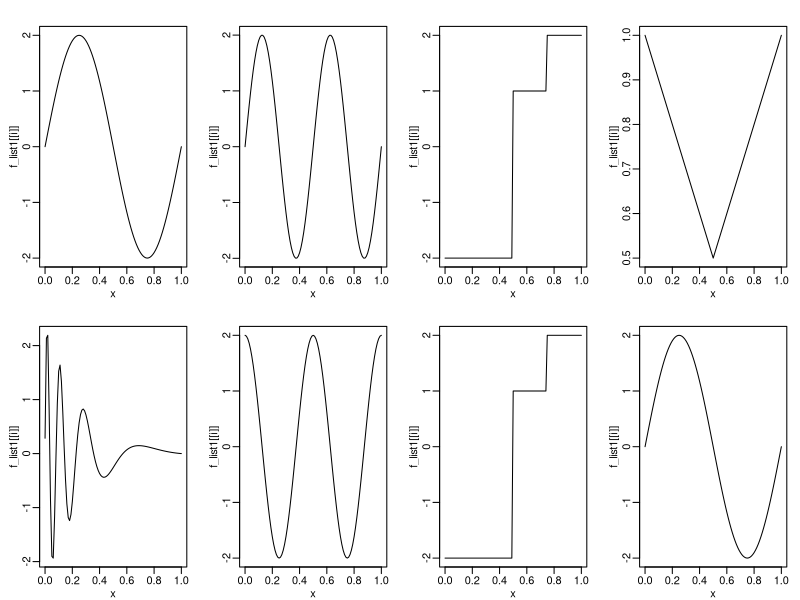

Source code (R):
plotf = function(f){
  u = seq(0, 1, by = 0.01)
  plot(u, f(x=u), type="l")
}


## target functions
doppler = function(x, alpha){
  1.5/exp(4*x) * sin((2 * pi * (1 + 2 ^ (( 9 - 4 * alpha ) / 5))) /(x + 2 ^ ((9 - 4 * alpha) / 5)))
}

hun1 = function(x){
  -4*log(x+1) * sin(4*pi*x)
}

hun2 = function(x){
  x = 2*x - 1
  exp(1-x^3)*sin(2.5*pi*x^2) * 0.4
}

hun3 = function(x){
  sin(4*pi*x)*2
}

hun4 = function(x){
  x = 2*x -1
  1.6 * x^2 * (x^3 + 2*exp(-3*x^4 + log(2*x + pi)))
}

hun5 = function(x) doppler(x, 4.5)*1.7
hun6 = function(x) cos(4*pi*x)*2
hun7 = function(x){
  2*(-as.numeric(x>=0 & x<0.5) +
    0.5*as.numeric(x<=1 & x>=0.5) + 0.5*as.numeric(x<=1 & x>=0.75))
}

hun8 = function(x){
  sin(2*pi*x)*2
}

hun9 = function(x){
  exp(-abs(2*x -1))*2
}

hun10 = function(x){
  as.numeric(x > 0.5)* x +
    as.numeric(x <= 0.5) * (1-x)
}

f_list1 = list(f1 = hun8,
               f2 = hun3,
               f3 = hun7,
               f4 = hun10,
               f5 = hun5,
               f6 = hun6,
               f7 = hun7,
               f8 = hun8)
opar = par(no.readonly = T)
par(mfrow = c(2, 4),
    mar = c(2.5, 3, 2, 1), mgp = c(1.5, 0.5, 0), oma = c(0, 0, 0, 0))
for(i in 1:length(f_list1)) plot(f_list1[[i]])
par(opar)


# helper generator for a test matrix
# not CRAD basis yet
# basis expansion should be done in fit level
simmat = function(xmin = 0, xmax = 1, 
                  n = 1000, p, flist, Nk = 20, 
                  family = c("normal", "poisson", "bernoulli", "binomial"),
                  gauss_scale = NA_real_, nbinom = NA_integer_, sig2 = 0.01,
                  corr = NULL)
{
  EF_available = c("normal", "poisson", "bernoulli", "binomial")
  if(!is.list(flist)) stop("input list of functions")
  if(length(flist) < p) stop("number of functions in flist should be larger than p")
  if(Nk >= n) stop("must be Nk < n")
  if(!(family %in% EF_available)) stop("not supported glm family")
  
  # generate design matrix
  if(is.null(corr)){
    X = matrix(runif(n*p, xmin, xmax), nrow = n, ncol = p)
  } else {
    gen.gauss.cop = function(num, Sig){
      Z = matrix(rnorm(num * nrow(Sig)), nrow = nrow(Sig))
      return(pnorm(chol(Sig) %*% Z))
    }
    Sig = toeplitz(c(1, rep(corr, p-1)))
    X = t(gen.gauss.cop(n, Sig))
  }
  
  
  # generate target response
  eta = rep(0, n)
  for(i in 1:p){
    f = flist[[i]]
    eta = eta + f(X[,i]) - mean(f(X[,i])) # to make targets mean centered
  }
  
  if(family == "bernoulli") y = rbinom(n, 1, 1/(1+exp(-eta)))
  if(family == "binomial") y = rbinom(n, nbinom, 1/(1+exp(-eta)))
  if(family == "poisson") y = rpois(n, exp(eta))
  if(family == "normal") y = rnorm(n, eta, sqrt(sig2))
  
  res = data.frame(cbind(y, X))
  colnames(res) = c("y", paste("x", 1:p, sep=""))
  return(res)
}

